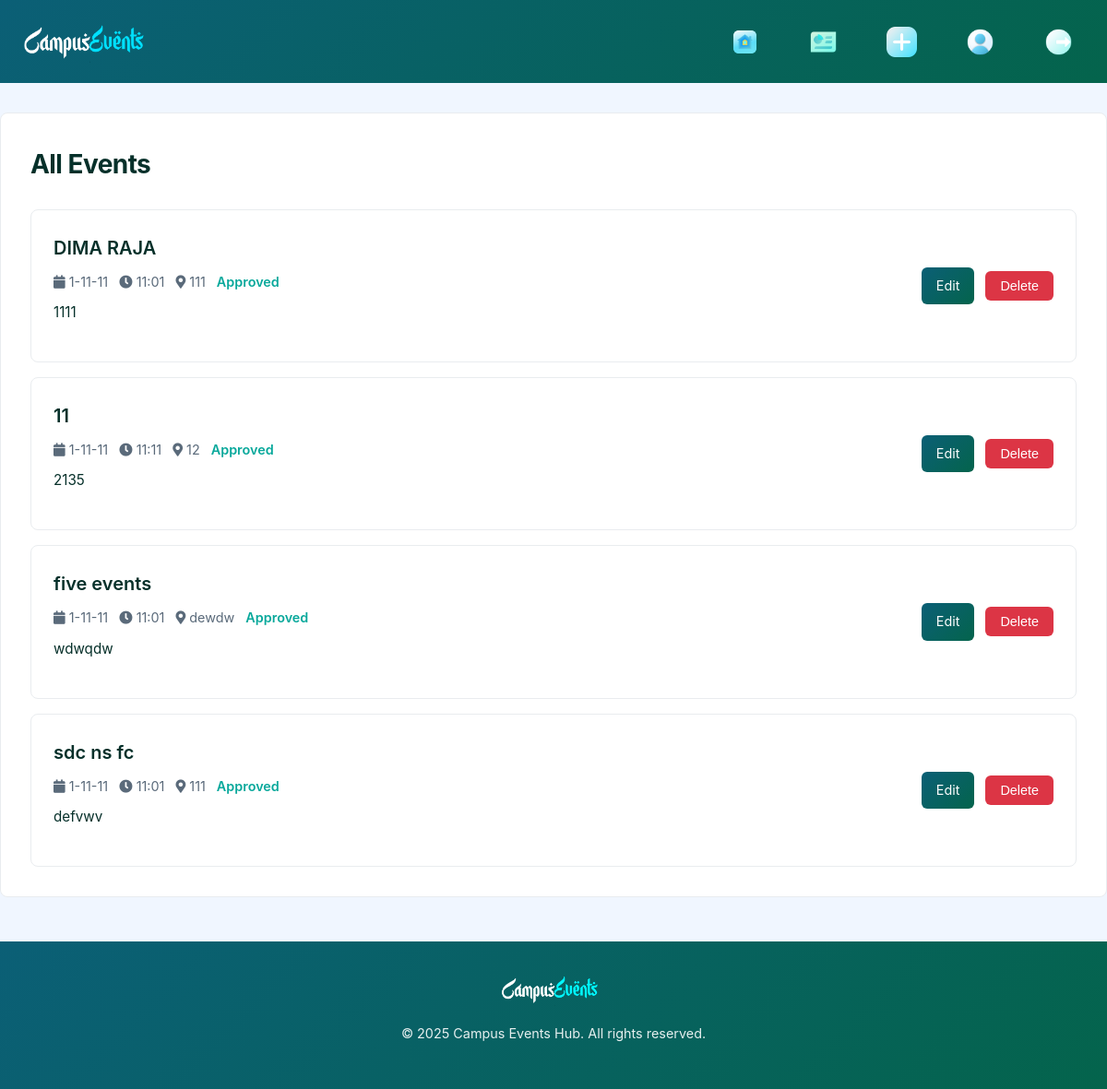
Screenshot of /admin/events (signed in) with the database file from the repository.
### models.py (models this page shows)
class Event(db.Model):
    __tablename__ = 'event'
    id = db.Column(db.Integer, primary_key=True)
    title = db.Column(db.String(100), nullable=False)
    description = db.Column(db.Text, nullable=False)
    date = db.Column(db.Date, nullable=False)
    time = db.Column(db.Time, nullable=False)
    location = db.Column(db.String(100), nullable=False)
    category = db.Column(db.String(50), nullable=False)
    status = db.Column(db.Enum(EventStatus), default=EventStatus.PENDING)
    user_id = db.Column(db.Integer, db.ForeignKey('user.id'), nullable=False)
    likes = db.relationship('Like', backref='event', lazy=True, cascade='all, delete-orphan')
    rsvps = db.relationship('RSVP', backref='event', lazy=True, cascade='all, delete-orphan')
    notifications = db.relationship('Notification', backref='event', lazy=True, cascade='all, delete-orphan')

### app.py (the view)
@app.route('/admin/events')
@login_required
def all_events():
    if current_user.role != UserRole.ADMIN:
        logger.warning(f"Unauthorized all events access by {current_user.email}")
        abort(403)
    events = Event.query.order_by(Event.date).all()
    role= 'admin' if current_user.role == UserRole.ADMIN else 'user'
    return render_template('all_events.html', events=events,role=role)

### app.py (called while the page is built)
@login_manager.user_loader
def load_user(user_id):
    return User.query.get(int(user_id))

### templates/all_events.html (shortened to what this page needs)
        {% if role == 'admin' %}
    {% extends "admin_base.html" %}
{% else %}
    {% extends "base.html" %}
{% endif %}
{% block css %}
    <link rel="stylesheet" href="{{ url_for('static', filename='css/all_events.css') }}">
{% endblock %}
{% block content %}
    <div class="container">
        <h2>All Events</h2>
        <div class="event-list">
            {% if events %}
                {% for event in events %}
                    <div class="event-card" id="event-card-{{ event.id }}">
                        <div class="event-content">
                            <h3>{{ event.title }}</h3>
                            <div class="event-meta">
                                <span><i class="fas fa-calendar"></i> {{ event.date.strftime('%Y-%m-%d') }}</span>
                                <span><i class="fas fa-clock"></i> {{ event.time.strftime('%H:%M') }}</span>
                                <span><i class="fas fa-map-marker-alt"></i> {{ event.location }}</span>
                                <span class="event-status">{{ event.status.value }}</span>
                            </div>
                            <p>{{ event.description }}</p>
                        </div>
                        <div class="event-actions">
                            <a href="{{ url_for('admin_edit_event', event_id=event.id) }}" class="btn btn-primary">Edit</a>
                            <form action="{{ url_for('delete_event', event_id=event.id) }}" method="POST" class="delete-form">
                                <button type="submit" class="btn btn-danger delete-btn" data-event-id="{{ event.id }}">Delete</button>
                            </form>
                        </div>
                    </div>
                {% endfor %}
            {% else %}
                <div class="no-events">
                    <i class="fas fa-exclamation-circle"></i> No events found.
                </div>
            {% endif %}
        </div>
    </div>
{% endblock %}

### static/css/admin_base.css (style rules this page uses)
:root { --primary-blue: #07a89b; --light-blue: #f0f6ff; --white: #ffffff; --dark-blue: #06302a; --gradient-blue: linear-gradient(135deg, #0b5f76 0%, #04644c 100%); --success-green: #28a745; --danger-red: #dc3545; --gray: #5a6a7a; --font-primary: 'Inter', -apple-system, BlinkMacSystemFont, sans-serif; --transition: all 0.3s ease; --border-radius: 8px; --animation-ease: cubic-bezier(0.4, 0, 0.2, 1); }
* { margin: 0; padding: 0; box-sizing: border-box; }
body { font-family: var(--font-primary); line-height: 1.7; color: var(--dark-blue); background-color: var(--light-blue); font-size: 16px; overscroll-behavior: none; }
h1, h2, h3, h4 { font-weight: 700; color: var(--dark-blue); }
h2 { font-size: 1.75rem; margin-bottom: 1.5rem; letter-spacing: -0.02em; }
h3 { font-size: 1.25rem; font-weight: 600; }
p { margin-bottom: 1rem; font-size: 0.95rem; font-weight: 400; }
a { text-decoration: none; color: var(--primary-blue); transition: var(--transition); }
.container { max-width: 1280px; margin: 2rem auto; padding: 2rem; background-color: var(--white); border-radius: var(--border-radius); border: 1px solid #e9ecef; animation: fadeInOpacity 0.4s var(--animation-ease); }
.btn { padding: 0.5rem 1rem; border: none; border-radius: var(--border-radius); font-size: 0.95rem; cursor: pointer; transition: var(--transition); display: inline-flex; align-items: center; gap: 0.5rem; }
.btn-primary { background: var(--gradient-blue); color: var(--white); }
.btn-danger { background-color: var(--danger-red); color: var(--white); }

### static/css/all_events.css (style rules this page uses)
.event-list { display: flex; flex-direction: column; gap: 1rem; }
.event-card { background-color: var(--white); border: 1px solid #e9ecef; border-radius: var(--border-radius); padding: 1.5rem; display: grid; grid-template-columns: 3fr 1fr; align-items: center; transition: background-color var(--transition), transform 0.2s var(--animation-ease); }
.event-content { display: flex; flex-direction: column; gap: 0.5rem; }
.event-meta { font-size: 0.9rem; color: var(--gray); display: flex; flex-wrap: wrap; gap: 0.75rem; }
.event-meta .event-status { color: var(--primary-blue); font-weight: 600; text-transform: capitalize; }
.event-actions { display: flex; gap: 0.75rem; justify-self: end; align-items: center; flex-wrap: wrap; }
.event-actions .btn { padding: 0.5rem 1rem; font-size: 0.9rem; border-radius: 6px; }
.delete-form { display: inline; }

### rows the page displays
Event: title "DIMA RAJA", date "1-11-11", time "11:01", location "111", status.value "Approved", description "1111"
Event: title "11", date "1-11-11", time "11:11", location "12", status.value "Approved", description "2135"
Event: title "five events", date "1-11-11", time "11:01", location "dewdw", status.value "Approved", description "wdwqdw"
Event: title "sdc ns fc", date "1-11-11", time "11:01", location "111", status.value "Approved", description "defvwv"
